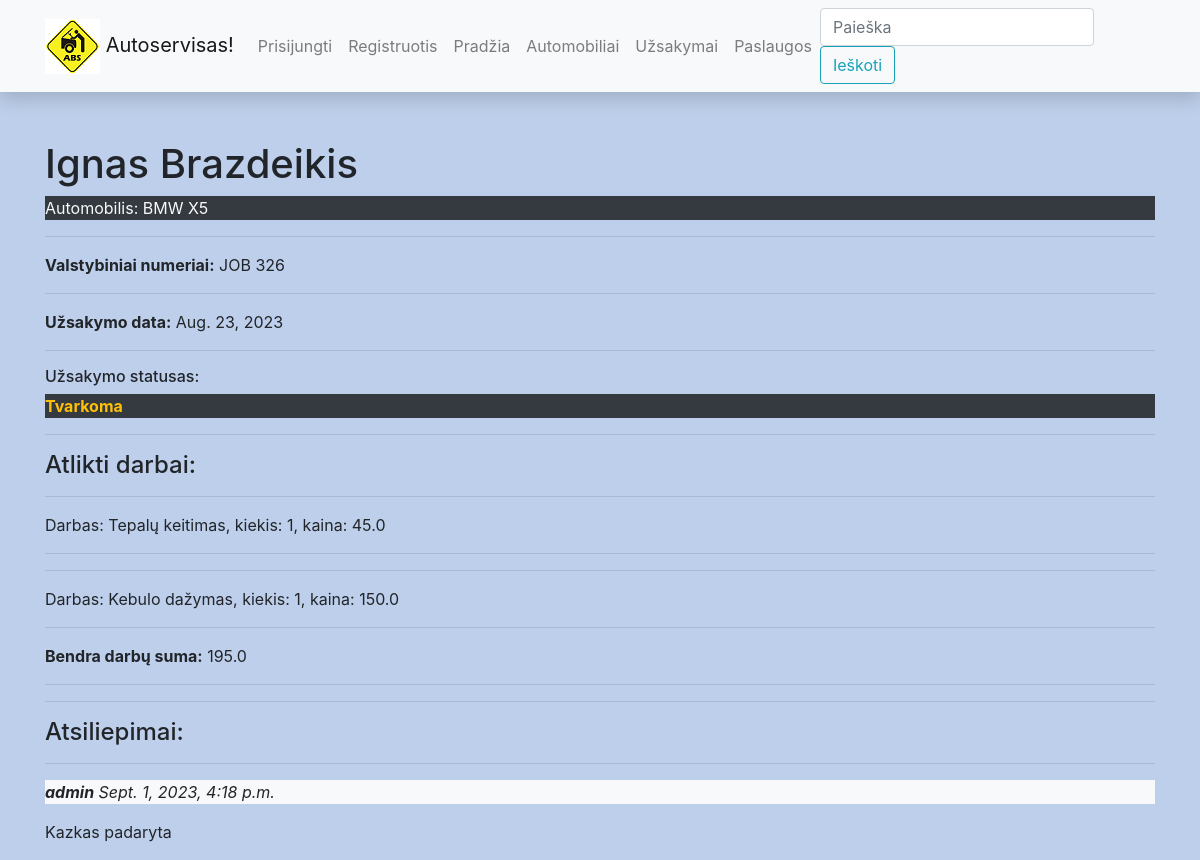
The app's page /autoservisas/uzsakymai/a2e0b884-0028-4730-98f5-5460bc780930 with its own data.
### autoservisas/models.py (models this page shows, shortened)
class Uzsakymas(models.Model):
    id = models.UUIDField(primary_key=True, default=uuid.uuid4)
    data = models.DateField(verbose_name='Užsakymo data')
    automobilis = models.ForeignKey('Automobilis', on_delete=models.SET_NULL, null=True)
    cover = models.ImageField('Foto', upload_to='covers', null=True, blank=True)
    REPAIR_STATUS = (
        ('p', 'Priimta'),
        ('t', 'Tvarkoma'),
        ('g', 'Galima paimti')
    )
    status = models.CharField(
        max_length=1,
        choices=REPAIR_STATUS,
        blank=True,
        default='p',
        help_text='Tvarkymo statusas',
        verbose_name='Statusas'
    )
    worker = models.ForeignKey(User, on_delete=models.SET_NULL, null=True, blank=True)
    class Meta:
        verbose_name = 'Užsakymas'
        verbose_name_plural = 'Užsakymai'
    @property
    def suma(self):
        return sum([uzsakymas.kaina for uzsakymas in self.uzsakymoeilutes_set.all()])

class Automobilis(models.Model):
    valstybinis_nr = models.CharField('Valstybinis numeris', max_length=15)
    vin = HTMLField()
    klientas = models.CharField('Klientas', max_length=100)
    automobiliomodelis = models.ForeignKey('AutomobilioModelis', on_delete=models.SET_NULL, null=True, related_name='auto')
    class Meta:
        ordering = ['klientas']
        verbose_name = 'Automobilis'
        verbose_name_plural = 'Automobiliai'

class AutomobilioModelis(models.Model):
    marke = models.CharField('Marke', max_length=100)
    modelis = models.CharField('Modelis', max_length=100)
    metai = models.IntegerField('Metai')
    variklis = models.CharField('Variklis', max_length=100)
    class Meta:
        ordering = ['marke']
        verbose_name = 'Automobilio modelis'
        verbose_name_plural = 'Automobilių modeliai'

class Uzsakymoeilutes(models.Model):
    kiekis = models.IntegerField('Uzsakymu kiekis', help_text='Kiek kartų užsakyta')
    uzsakymas = models.ForeignKey('Uzsakymas', on_delete=models.SET_NULL, null=True, related_name='uzsakymoeilutes_set')
    paslaugos = models.ForeignKey('Paslaugos', on_delete=models.SET_NULL, null=True)
    @property
    def kaina(self):
        return self.kiekis * self.paslaugos.kaina
    class Meta:
        verbose_name = 'Visi užsakymai'
        verbose_name_plural = 'Užsakymų eilutės'

class Paslaugos(models.Model):
    pavadinimas = models.CharField('Paslaugos pavadinimas', max_length=100)
    kaina = models.FloatField('Paslaugos kaina')
    class Meta:
        verbose_name = 'Paslauga'
        verbose_name_plural = 'Paslaugos'

class UzsakymasReview(models.Model):
    content = models.TextField('Atsiliepimas', max_length=2000)
    date_created = models.DateTimeField(auto_now_add=True)
    uzsakymas = models.ForeignKey('Uzsakymas', on_delete=models.CASCADE, related_name='uzsakymasreview_set', blank=True)
    reviewer = models.ForeignKey(User, on_delete=models.SET_NULL, null=True, blank=True)

### autoservisas/views.py (the view, shortened to what this page needs)
# urls.py: path('uzsakymai/<uuid:pk>', views.UzsakymasDetailView.as_view(), name='uzsakymas-one'),
class UzsakymasDetailView(generic.edit.FormMixin, generic.DetailView):
    model = Uzsakymas
    context_object_name = 'uzsak'
    template_name = 'uzsakymas_detail.html'
    form_class = UzsakymasReviewForm

### autoservisas/forms.py
class UzsakymasReviewForm(forms.ModelForm):
    class Meta:
        model = UzsakymasReview
        fields = ('content', 'uzsakymas', 'reviewer')
        widgets = {
            'uzsakymas': forms.HiddenInput(),
            'reviewer': forms.HiddenInput()
        }

### autoservisas/templates/uzsakymas_detail.html (shortened to what this page needs)
{% extends 'base.html' %}
{% load static %}
{% block content %}
<h1>{{ uzsak.automobilis.klientas | safe }}</h1>
<p class="text-light bg-dark">Automobilis: {{ uzsak.automobilis.automobiliomodelis.marke }}
                                            {{ uzsak.automobilis.automobiliomodelis.modelis }}</p>
<hr/>
<p><strong>Valstybiniai numeriai:</strong> {{ uzsak.automobilis.valstybinis_nr}} </p>
<hr/>
<p><strong>Užsakymo data:</strong> {{ uzsak.data}} </p>
<hr/>
<h6>Užsakymo statusas:</h6>
    <p class="{% if uzsak.status == 'p' %} text-danger
              {% elif uzsak.status == 't' %} text-warning bg-dark
              {% else %} text-success
              {% endif %}">
     <strong>{{ uzsak.get_status_display }}</strong></p>
<hr/>
<h4>Atlikti darbai: </h4>
{% for darbas in uzsak.uzsakymoeilutes_set.all %}
<hr/>
<p>Darbas: {{ darbas.paslaugos.pavadinimas }}, kiekis: {{ darbas.kiekis }}, kaina: {{ darbas.kaina }}</p>
<hr/>
{% endfor %}
<p> <strong>Bendra darbų suma:</strong> {{ uzsak.suma }}</p>
<hr/>
<hr/>
<h4>Atsiliepimai:</h4>
{% if uzsak.uzsakymasreview_set.all %}
    {% for review_o in uzsak.uzsakymasreview_set.all %}
        <hr/>
<p class="bg-light"><em><strong>{{ review_o.reviewer }}</strong> {{ review_o.date_created }}</em></p>
        <p>{{ review_o.content }}</p>
    {% endfor %}
{% else %}
    <p>uzsakymas atsiliepimų neturi...</p>
{% endif %}
{% endblock %}

### autoservisas/static/css/styles.css (style rules this page uses)
body { background-color: #becfeb; }

### records on screen
Uzsakymas: automobilis.klientas "Ignas Brazdeikis", automobilis.automobiliomodelis.marke "BMW", automobilis.automobiliomodelis.modelis "X5", automobilis.valstybinis_nr "JOB 326", data "Aug. 23, 2023", status "Tvarkoma", suma "195.0"
Uzsakymoeilutes: paslaugos.pavadinimas "Tepalų keitimas", kiekis "1", kaina "45.0"
Uzsakymoeilutes: paslaugos.pavadinimas "Kebulo dažymas", kiekis "1", kaina "150.0"
UzsakymasReview: reviewer "admin", date_created "Sept. 1, 2023, 4:18 p.m.", content "Kazkas padaryta"
